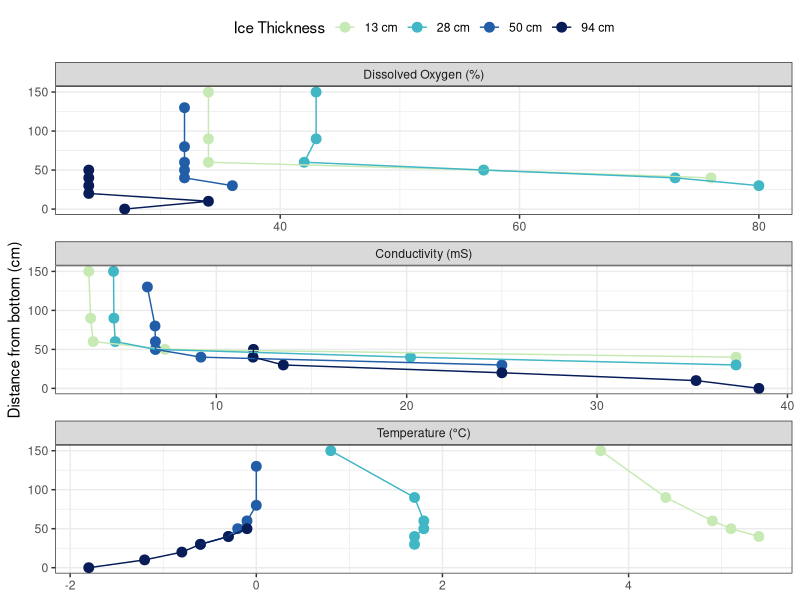

R code for this plot:
## ---- chunk 1
knitr::opts_chunk$set(echo = TRUE,
                      message = FALSE, 
                      warning = FALSE,
                      fig.align = "center",
                      fig.width = 10,
                      fig.height = 6)
## ---- chunk 2

# Libraries
library("tidyverse")       # data wrangling and visualisation   
library("corrplot")        # graphical display of a correlation matrix
library("GGally")          # ggplot2 extension for plots - inspect several plots together
library("vegan")           # multivariate analysis
library("patchwork")       # arrange plots
library ("cowplot")        # set a theme
library("here")            # set the path to the folder 
library("viridis")          # for color palettes
library("ggpubr")         # for arranging plots
library("reshape2")

set.seed(57)
## ---- chunk 3

#load data
envdata  <-  read.csv("sample_data.csv", header = TRUE, row.names = 1) %>%
  dplyr::select(-Date, -Days.since.start.freeze, -Depth.bin, -Depth)

envdata.m <- melt(envdata, c("Ice.thickness", "Dist.from.bottom"))

envdata.m$Ice.thickness.cm <- as.factor(envdata.m$Ice.thickness)

envdata.m <- envdata.m[order(envdata.m$variable, 
                             envdata.m$Ice.thickness.cm, 
                             envdata.m$Dist.from.bottom), ]

envdata_plot <- ggplot(envdata.m, aes(x = Dist.from.bottom, y = value, color = Ice.thickness)) +
  geom_point(size = 3) +
  geom_line(linewidth = 0.5) +
  theme_bw() +
  theme(legend.position = "top") +
  labs(color = "Ice Thickness", y = NULL, x = "Distance from bottom (cm)") +
  scale_color_manual(values = c("#c7e9b4", "#41b6c4", "#225ea8", "#081d58")) +
  facet_wrap(. ~ variable, nrow = 3, scales = "free_x",
             labeller = as_labeller(c(DO = "Dissolved Oxygen (%)", 
                                      Conductivity.mS = "Conductivity (mS)",
                                      Temperature = "Temperature (\u00B0C)"))) +
  expand_limits(x = 0) + # Ensures y starts at 0 in all facets
  coord_flip()

envdata_plot

#ggsave("ES_env.svg", envdata_plot, width = 180, height = 200, units = "mm",dpi = 300)
#ggsave("ES_env.png", envdata_plot, width = 180, height = 200, units = "mm",dpi = 300)
